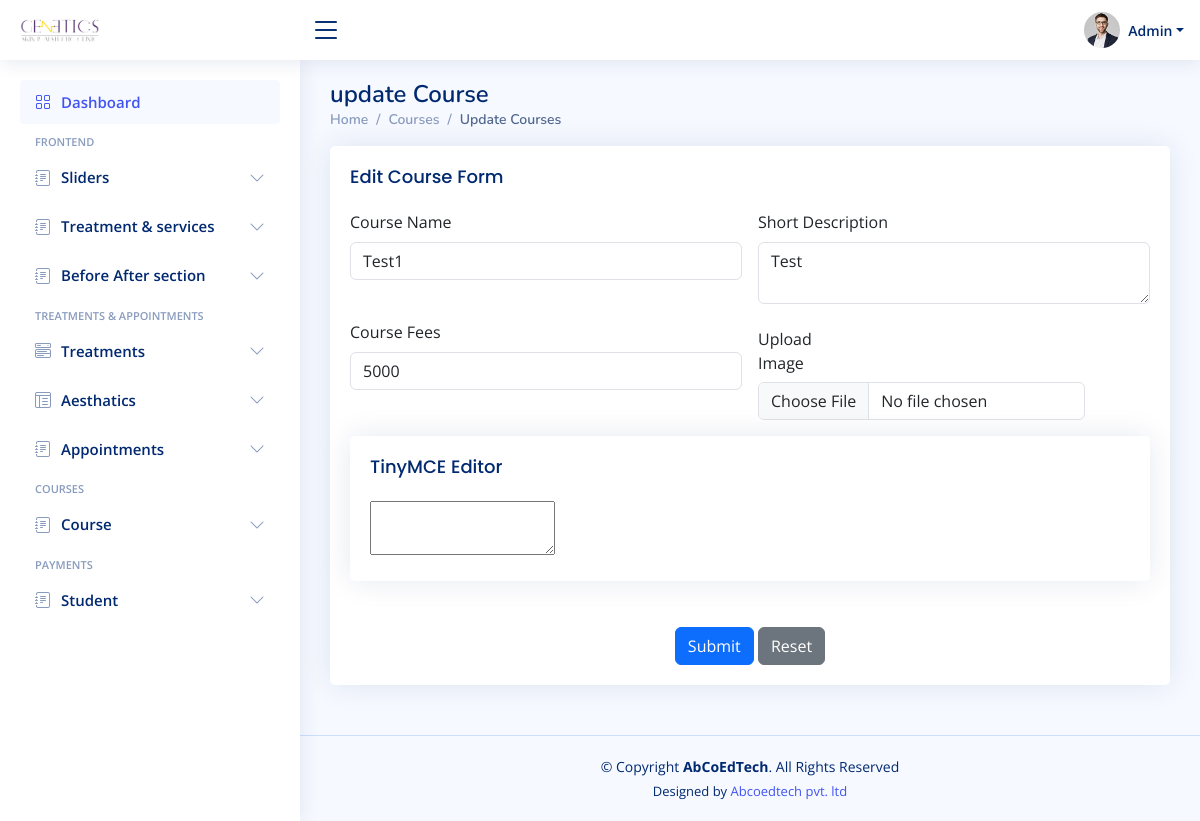
The app's page /admin/edit_course.php?id=1 (signed in) with its own data.
### tables this page shows
CREATE TABLE `courses` (
  `id` int(11) NOT NULL,
  `name` varchar(255) NOT NULL,
  `short_des` text NOT NULL,
  `des` text NOT NULL,
  `image` varchar(255) NOT NULL,
  `fee` int(11) NOT NULL,
  `status` tinyint(1) NOT NULL DEFAULT 1
);

### admin/connect/db.php (called while the page is built)
<?php
class connect{
    public $servername = "localhost";
    private $username = "root";
    private $password = "";
    private $dbname = "dermatics";
    public function dbconnect()
	{
		$db=mysqli_connect($this->servername,$this->username,$this->password,$this->dbname);
		return $db;
	}
}
?>

### admin/connect/fun.php (called while the page is built, shortened)
<?php
class fun
{
    private $db;
    function __construct($con)
    {
        $this->db = $con;
    }
    public function fetchCourseWithId($id){
        $sql = "SELECT * FROM `courses` WHERE `id` = '$id' ";
        $fetch = mysqli_query($this->db, $sql);
        return $fetch;
    }
}
?>

### admin/edit_course.php (the view, shortened to what this page needs)
<!DOCTYPE html>
<html lang="en">
<head>
  <?php
    include "include/links.php";
    if(isset($_GET["id"])){
      $id = $_GET["id"];
      $course = $fun->fetchCourseWithId($id);
      $course = mysqli_fetch_assoc($course);
    }
    else{
      header("location:add_course.php?msg=Id not found");
    }
  ?>
</head>
<body>
 <?php
  include 'include/header.php';
 ?>
  <?php
    include 'include/navBar.php';
  ?>
  <main id="main" class="main">
    <div class="pagetitle">
      <h1>update Course</h1>
      <nav>
        <ol class="breadcrumb">
          <li class="breadcrumb-item"><a href="index.html">Home</a></li>
          <li class="breadcrumb-item ">Courses</li>
          <li class="breadcrumb-item active">Update Courses</li>
        </ol>
      </nav>
    </div>
    <section class="section dashboard">
          <div class="card">
            <div class="card-body">
              <h5 class="card-title">Edit Course Form</h5>
          <form class="row g-3" action="form_submit.php" method="post" id="form" enctype="multipart/form-data">
            <div class="col-md-6">
              <label for="name" class="form-label">Course Name</label>
              <input type="text" name="name" class="form-control" id="name" value="<?php echo $course["name"]?>">
            </div>
            <div class="col-md-6">
              <label for="des" class="form-label">Short Description</label>
              <textarea type="text" name="des" class="form-control" id="des" ><?php echo $course["short_des"]?></textarea>
            </div>
            <div class="col-md-6">
              <label for="fee" class="form-label">Course Fees</label>
              <input type="text" name="fee" class="form-control" id="fee" value="<?php echo $course["fee"]?>">
            </div>
            <div class="col-md-6">
              <label for="image" name="image" class="col-sm-2 col-form-label">Upload Image</label>
              <div class="col-sm-10">
                <input class="form-control" name="image" type="file" id="image" accept="image/*">
              </div>
            </div>
            <div class="col-md-12" >
            <div class="card">
                <div class="card-body">
                    <h5 class="card-title">TinyMCE Editor</h5>
                    <textarea class="tinymce-editor" name="editor"  >
                    <?php echo $course["des"]?>
              </textarea>
                </div>
            </div>
            </div>
            <div class="text-center">
              <div class="" id="buttons">
                <button type="submit" name="edit_course" class="btn btn-primary">Submit </button>
                <button type="reset" class="btn btn-secondary">Reset</button>
              </div>
            </div>
          </form>
            </div>
          </div>
    </section>
  </main>
  <?php
    include "include/footer.php";
  ?>
</body>
</html>

### admin/assets/css/style.css (style rules this page uses)
:root { scroll-behavior: smooth; }
body { font-family: "Open Sans", sans-serif; background: #f6f9ff; color: #444444; }
a { color: #4154f1; text-decoration: none; }
h1, h2, h3, h4, h5, h6 { font-family: "Nunito", sans-serif; }
#main { margin-top: 60px; padding: 20px 30px; transition: all 0.3s; }
.pagetitle { margin-bottom: 10px; }
.pagetitle h1 { font-size: 24px; margin-bottom: 0; font-weight: 600; color: #012970; }
.card { margin-bottom: 30px; border: none; border-radius: 5px; box-shadow: 0px 0 30px rgba(1, 41, 112, 0.1); }
.card-title { padding: 20px 0 15px 0; font-size: 18px; font-weight: 500; color: #012970; font-family: "Poppins", sans-serif; }
.card-body { padding: 0 20px 20px 20px; }
.breadcrumb { font-size: 14px; font-family: "Nunito", sans-serif; color: #899bbd; font-weight: 600; }
.breadcrumb a { color: #899bbd; transition: 0.3s; }
.breadcrumb .breadcrumb-item::before { color: #899bbd; }
.breadcrumb .active { color: #51678f; font-weight: 600; }
@media (min-width: 1200px) { #main, #footer { margin-left: 300px; } }

### records on screen
courses: name "Test1", des "Test", fee "5000"
